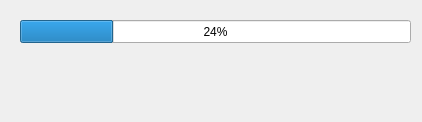
<?xml version="1.0" encoding="UTF-8"?>
<ui version="4.0">
 <class>Dialog</class>
 <widget class="QDialog" name="Dialog">
  <property name="geometry">
   <rect>
    <x>0</x>
    <y>0</y>
    <width>422</width>
    <height>122</height>
   </rect>
  </property>
  <property name="windowTitle">
   <string>Dialog</string>
  </property>
  <widget class="QProgressBar" name="progressBar">
   <property name="geometry">
    <rect>
     <x>20</x>
     <y>20</y>
     <width>391</width>
     <height>23</height>
    </rect>
   </property>
   <property name="value">
    <number>24</number>
   </property>
  </widget>
 </widget>
 <resources/>
 <connections/>
</ui>
